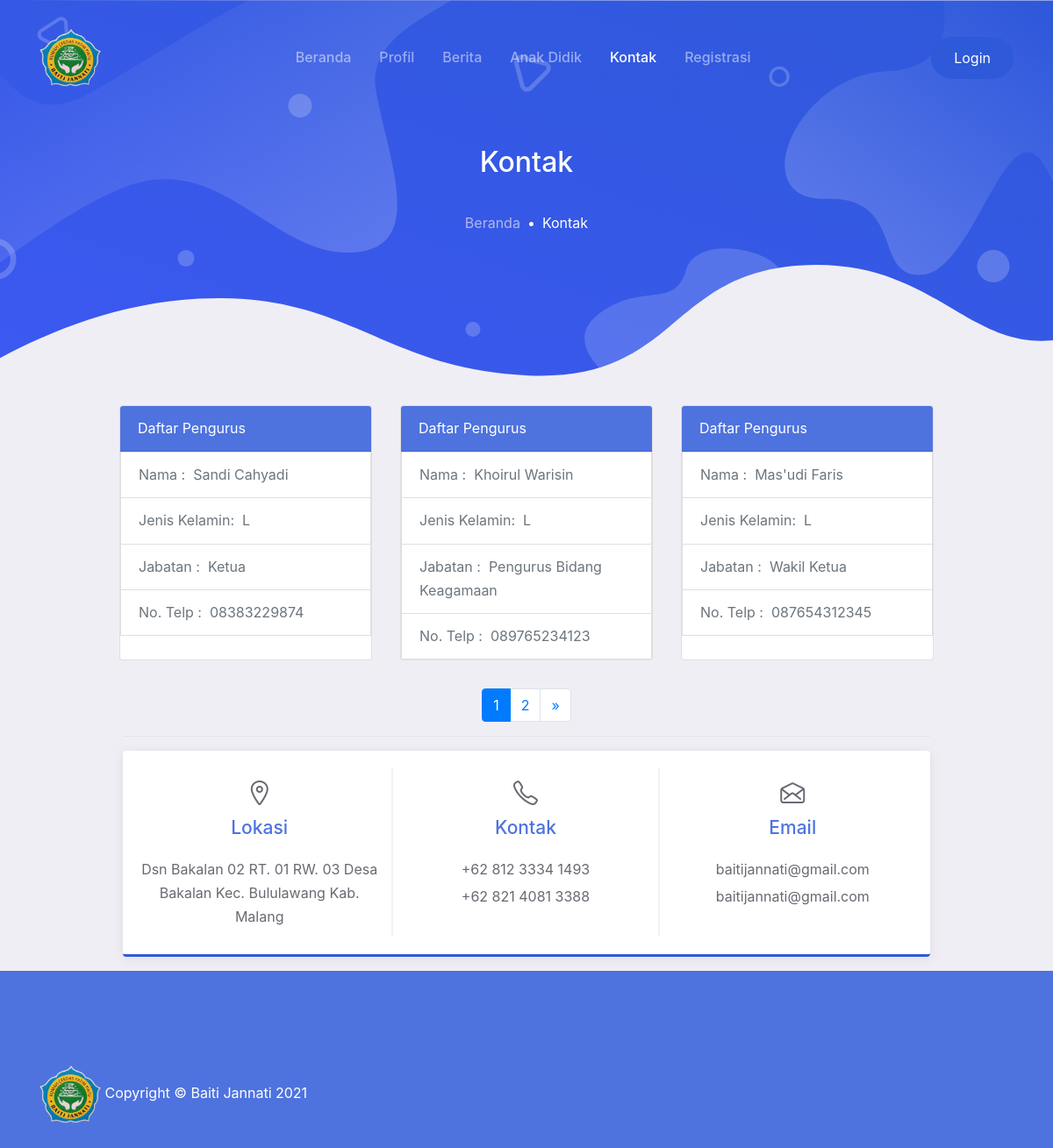
The app's page /index.php/kontak with its own data.
### tables this page shows
CREATE TABLE `pengurus` (
  `id_pengurus` int(11) NOT NULL,
  `id_jabatan` int(11) NOT NULL,
  `nama_pengurus` varchar(128) NOT NULL,
  `jenis_kelamin` enum('L','P') NOT NULL,
  `jabatan` enum('ketua','wakil','sekretaris','bendahara','anggota aktif','anggota pasif') NOT NULL,
  `no_telp` varchar(20) NOT NULL
);

CREATE TABLE `jabatan` (
  `id_jabatan` int(11) NOT NULL,
  `jabatan` varchar(128) NOT NULL
);

### index.php (called while the page is built, shortened)
<?php
require_once BASEPATH.'core/CodeIgniter.php';

### application/config/config.php (called while the page is built, shortened)
<?php
$config['base_url'] = 'http://localhost:8080/baitijannati';
$config['index_page'] = '';
$config['uri_protocol']    = 'REQUEST_URI';
$config['url_suffix'] = '';
$config['language']    = 'english';
$config['charset'] = 'UTF-8';
$config['enable_hooks'] = FALSE;
$config['subclass_prefix'] = 'MY_';
$config['composer_autoload'] = "./vendor/autoload.php";
$config['permitted_uri_chars'] = 'a-z 0-9~%.:_\-';
$config['enable_query_strings'] = FALSE;
$config['controller_trigger'] = 'c';
$config['function_trigger'] = 'm';
$config['directory_trigger'] = 'd';
$config['allow_get_array'] = TRUE;
$config['log_threshold'] = 0;
$config['log_path'] = '';
$config['log_file_extension'] = '';
$config['log_file_permissions'] = 0644;
$config['log_date_format'] = 'Y-m-d H:i:s';
$config['error_views_path'] = '';
$config['cache_path'] = '';
$config['cache_query_string'] = FALSE;
$config['encryption_key'] = '';
$config['sess_driver'] = 'files';
$config['sess_cookie_name'] = 'ci_session';
$config['sess_expiration'] = 7200;
$config['sess_save_path'] = NULL;
$config['sess_match_ip'] = FALSE;
$config['sess_time_to_update'] = 300;
$config['sess_regenerate_destroy'] = FALSE;
$config['cookie_prefix']    = '';
$config['cookie_domain']    = '';
$config['cookie_path']        = '/';
$config['cookie_secure']    = FALSE;
$config['cookie_httponly']     = FALSE;
$config['standardize_newlines'] = FALSE;
$config['global_xss_filtering'] = FALSE;
$config['csrf_protection'] = FALSE;
$config['csrf_token_name'] = 'csrf_test_name';
$config['csrf_cookie_name'] = 'csrf_cookie_name';
$config['csrf_expire'] = 7200;
$config['csrf_regenerate'] = TRUE;
$config['csrf_exclude_uris'] = array();
$config['compress_output'] = FALSE;
$config['time_reference'] = 'local';
$config['rewrite_short_tags'] = FALSE;
$config['proxy_ips'] = '';

### application/models/admin/pengurus_model.php (called while the page is built, shortened)
<?php
class Pengurus_model extends CI_Model
{
    public function showPengurusPagination($limit, $start)
    {
        $this->db->select('pengurus.*, jabatan.jabatan');
        $this->db->join('jabatan', 'pengurus.id_jabatan = jabatan.id_jabatan');
        return $this->db->get('pengurus', $limit, $start)->result();
    }
    public function countAllPengurus()
    {
        return $this->db->get('pengurus')->num_rows();
    }
}

### application/views/kontak.php (the view, shortened to what this page needs)
<body>
    <div class="bg-light">
        <div class="page-hero-section bg-image hero-mini"
            style="background-image: url(<?= base_url(); ?>assets/user/img/hero_mini.svg);">
            <div class="hero-caption">
                <div class="container fg-white h-100">
                    <div class="row justify-content-center align-items-center text-center h-100">
                        <div class="col-lg-6">
                            <h3 class="mb-4 fw-medium">Kontak</h3>
                            <nav aria-label="breadcrumb">
                                <ol class="breadcrumb breadcrumb-dark justify-content-center bg-transparent">
                                    <li class="breadcrumb-item"><a href="<?= base_url('beranda') ?>">Beranda</a></li>
                                    <li class="breadcrumb-item active" aria-current="page">Kontak</li>
                                </ol>
                            </nav>
                        </div>
                    </div>
                </div>
            </div>
        </div>
        <div class="container   wow fadeInUp">
            <div class="row justify-content-center">
                <?php foreach ($pengurus as $ad) : ?>
                <div class="card mr-3 ml-3 mb-3 " style="width: 18rem;">
                    <div class="card-header text-white bg-primary">
                        Daftar Pengurus
                    </div>
                    <ul class="list-group list-group-flush">
                        <div class="text-muted">
                            <li class="list-group-item">Nama : &nbsp;<?= $ad->nama_pengurus ?></li>
                            <li class="list-group-item">Jenis Kelamin: &nbsp;<?= $ad->jenis_kelamin ?></li>
                            <li class="list-group-item">Jabatan : &nbsp;<?= $ad->jabatan ?></li>
                            <li class="list-group-item">No. Telp : &nbsp;<?= $ad->no_telp ?></li>
                        </div>
                    </ul>
                </div>
                <?php endforeach ?>
                <div class="container   wow fadeInUp">
                    <div class="row justify-content-center">
                        <div class="col-lg-10 my-3 wow fadeInUp">
                            <center><?= $this->pagination->create_links(); ?></center>
                            <hr>
                            <div class="card-page">
                                <div class="row row-beam-md">
                                    <div class="col-md-4 text-center py-3 py-md-2">
                                        <i class="mai-location-outline h3"></i>
                                        <p class="fg-primary fw-medium fs-vlarge">Lokasi</p>
                                        <p class="mb-0">Dsn Bakalan 02 RT. 01 RW. 03 Desa Bakalan Kec. Bululawang Kab.
                                            Malang</p>
                                    </div>
                                    <div class="col-md-4 text-center py-3 py-md-2">
                                        <i class="mai-call-outline h3"></i>
                                        <p class="fg-primary fw-medium fs-vlarge">Kontak</p>
                                        <p class="mb-1">+62 812 3334 1493</p>
                                        <p class="mb-0">+62 821 4081 3388</p>
                                    </div>
                                    <div class="col-md-4 text-center py-3 py-md-2">
                                        <i class="mai-mail-open-outline h3"></i>
                                        <p class="fg-primary fw-medium fs-vlarge">Email</p>
                                        <p class="mb-1">baitijannati@gmail.com</p>
                                        <p class="mb-1">baitijannati@gmail.com</p>
                                    </div>
                                </div>
                            </div>
                        </div>
                    </div>
                </div>
            </div>
        </div>
    </div>
</body>

### assets/user/css/mobster.css (style rules this page uses)
:root { --primary: #4e73df; --secondary: #A52EFF; --success: #0ABF9E; --warning: #E89E09; --info: #4699F8; --danger: #F13057; --indigo: #602FDA; --dark: #383340; --light: #F0EEF5; --gray: #6b6872; --white: #fff; --font-family: 'Quicksand', Arial, Helvetica, sans-serif; --line-height: 1.7; --font-family-sans-serif: "Nunito", -apple-system, BlinkMacSystemFont, "Segoe UI", Roboto, "Helvetica Neue", Arial, sans-serif, "Apple Color Emoji", "Segoe UI Emoji", "Segoe UI Symbol", "Noto Color Emoji"; --font-family-monospace: SFMono-Regular, Menlo, Monaco, Consolas, "Liberation Mono", "Courier New", monospace; }
body { font-family: "Nunito", -apple-system, BlinkMacSystemFont, "Segoe UI", Roboto, "Helvetica Neue", Arial, sans-serif, "Apple Color Emoji", "Segoe UI Emoji", "Segoe UI Symbol", "Noto Color Emoji"; font-size: 16px; line-height: 1.7; color: #383340; }
a { color: #526bf5; }
h1, h2, h3, h4, h5, h6, .h1, .h2, .h3, .h4, .h5, .h6 { line-height: 1.25; }
h3, .h3 { font-size: 2rem; }
hr { border-color: #E4E1EB; }
.fs-vlarge { font-size: 21px !important; }
.fw-medium { font-weight: 500 !important; }
.bg-primary { background-color: var(--primary) !important; }
.bg-light { background-color: #F0EEF5 !important; }
.fg-primary { color: var(--primary) !important; }
.fg-white { color: #fff !important; }
.bg-image { background-size: cover; background-position: center center; background-repeat: no-repeat; }
.breadcrumb { background-color: #F0EEF5; }
.breadcrumb-item { font-size: 16px; }
.breadcrumb-item + .breadcrumb-item::before { content: "\2022"; color: var(--primary); }
.breadcrumb-item a { color: #6b6872; }
.breadcrumb-item.active { color: var(--primary); }
.breadcrumb-dark { background-color: #383340; }
.breadcrumb-dark .breadcrumb-item + .breadcrumb-item::before { color: #fff; }
.breadcrumb-dark .breadcrumb-item a { color: rgba(228, 225, 235, 0.7); }
.breadcrumb-dark .breadcrumb-item.active { color: #fff; }
.page-hero-section { position: relative; height: 100vh; }
.page-hero-section .hero-caption { height: 100%; }
.hero-mini { height: 462px; }
.card-page { position: relative; padding: 20px; background-color: #fff; color: #6b6872; border-radius: 4px; box-shadow: 0 2px 12px rgba(95, 90, 104, 0.12); border-bottom: 3px solid #2e59d9; }
@media (min-width: 768px) { .row-beam-md > *:not(:last-child) { border-right: 2px solid #f3f1f8; } }

### records on screen
pengurus: nama_pengurus "Sandi Cahyadi", jenis_kelamin "L", id_jabatan.jabatan "Ketua", no_telp "08383229874"
pengurus: nama_pengurus "Khoirul Warisin", jenis_kelamin "L", id_jabatan.jabatan "Pengurus Bidang Keagamaan", no_telp "089765234123"
pengurus: nama_pengurus "Mas'udi Faris", jenis_kelamin "L", id_jabatan.jabatan "Wakil Ketua", no_telp "087654312345"

### other values on screen
$this->pagination->create_links() "1 2 »"
